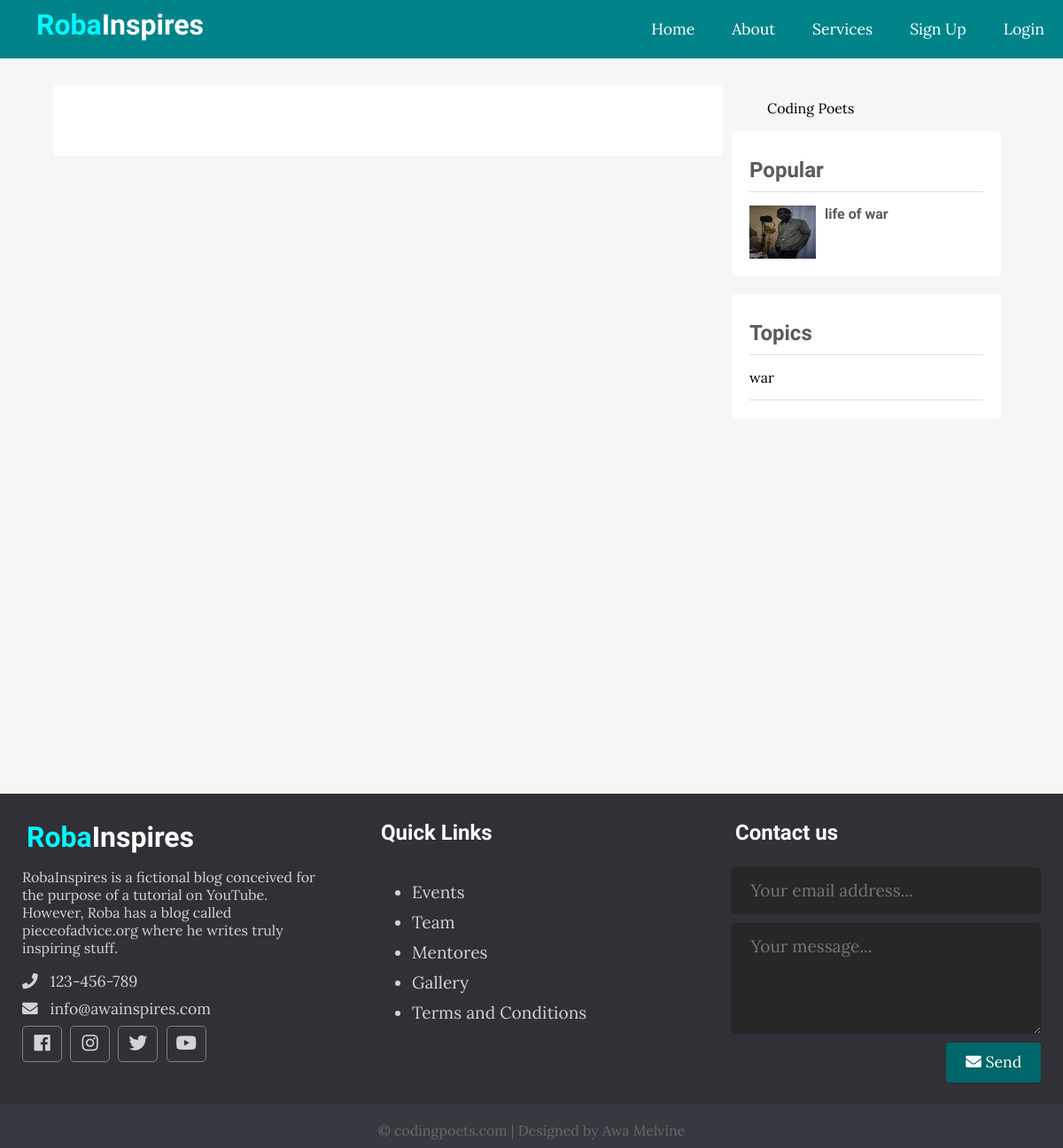
The page /single.php on the database its author committed.
### tables this page shows
CREATE TABLE `post` (
  `id` int(11) NOT NULL,
  `user_id` int(11) NOT NULL,
  `topic_id` int(11) DEFAULT NULL,
  `title` varchar(255) NOT NULL,
  `image` varchar(255) DEFAULT NULL,
  `body` text NOT NULL,
  `publish` tinyint(1) DEFAULT 0,
  `created_at` datetime NOT NULL DEFAULT current_timestamp()
);

CREATE TABLE `topics` (
  `id` int(11) NOT NULL,
  `name` varchar(100) NOT NULL,
  `description` text NOT NULL
);

### app/database/db.php (called while the page is built, shortened)
<?php
require('conn.php');
function executeQuery($sql,$data){
    global $conn;
    $stmt=$conn->prepare($sql);
    $values=array_values($data);
    $types=str_repeat('s',count($values));
    $stmt->bind_param($types,...$values);
    $stmt->execute();
    return $stmt;
}
function selectAll($table,$conditions = []){
global $conn;
$sql="SELECT * FROM  $table";
if (empty($conditions)) {
    $stmt=$conn->prepare($sql);
    $stmt->execute();
    $records=$stmt->get_result()->fetch_all(MYSQLI_ASSOC);
    return $records;
}else {
    $i=0;
    foreach ($conditions as $key => $value) {
        if ($i===0) {
            $sql=$sql . " WHERE $key= ?";
        } else {
            $sql=$sql . " AND $key= ?";
        }
        $i++;
    }
    $stmt=executeQuery($sql,$conditions);
    $records=$stmt->get_result()->fetch_all(MYSQLI_ASSOC);
    return $records;
}
}

### app/controllers/post.php (called while the page is built, shortened)
<?php
include(ROOT_PATH . '/app/database/db.php');
$table='post';
$topics=selectAll('topics');
$posts=selectAll($table);

### single.php (the view, shortened to what this page needs)
<?php
include(ROOT_PATH . '/app/controllers/post.php');
$topics=selectAll('topics');
$posts=selectAll('post',['publish'=>1]);
?>
<!DOCTYPE html>
<html lang="en">
<head>
  <link rel="stylesheet" href="https://use.fontawesome.com/releases/v5.7.2/css/all.css"
>
  <link rel="stylesheet" href="asset/css/style.css">
</head>
<body>
  <?php include(ROOT_PATH . '/app/includes/header.php'); ?>
  <div class="page-wrapper">
    <div class="content clearfix">
      <div class="main-content-wrapper">
        <div class="main-content single">
        </div>
      </div>
      <div class="sidebar single">
        <div class="fb-page" data-href="https://web.facebook.com/codingpoets/" data-small-header="false"
          data-adapt-container-width="true" data-hide-cover="false" data-show-facepile="true">
          <blockquote cite="https://web.facebook.com/codingpoets/" class="fb-xfbml-parse-ignore"><a
              href="https://web.facebook.com/codingpoets/">Coding Poets</a></blockquote>
        </div>
        <div class="section popular">
          <h2 class="section-title">Popular</h2>
        <?php foreach ($posts as $p):?>
          <div class="post clearfix">
            <img src="<?php echo BASE_URL . '/asset/images/' . $p['image']; ?>" alt="">
            <a href="" class="title">
              <h4><?php echo $p['title'];?></h4>
            </a>
          </div>
        <?php endforeach;?>
        </div>
        <div class="section topics">
          <h2 class="section-title">Topics</h2>
          <ul>
             <?php foreach ($topics as  $topic):?>
              <li>
              <a href="<?php echo BASE_URL . '/index.php?t_id=' . $topic['id'] . '&name=' . $topic['name']; ?>">
                <?php echo $topic['name']; ?>
              </a>
              </li>
            <?php endforeach;?>
          </ul>
        </div>
      </div>
    </div>
  </div>
  <?php include("app/includes/footer.php")?>
</body>
</html>

### asset/css/style.css (style rules this page uses)
* { box-sizing: border-box }
html, body { height: 100%; padding: 0px; margin: 0px; background: #f6f6f6; font-family: 'Lora', serif; }
h1, h2, h3, h4, h5, h6 { font-family: 'Candal', serif; color: #5c5b5b; margin: 5px; }
a { text-decoration: none; color: inherit; }
.clearfix::after { content: ''; display: block; clear: both; }
.page-wrapper { min-height: 100%; }
.content { width: 90%; margin: 30px auto 30px; }
.content .main-content { width: 70%; float: left; }
.content .main-content.single { background: white; padding: 20px 50px; font-size: 1.1em; border-radius: 5px; }
.content .popular .post { border-top: 1px solid #e0e0e0; margin-top: 10px; padding-top: 10px; }
.content .popular .post img { height: 60px; width: 75px; float: left; margin-right: 10px; }
.content .sidebar { width: 30%; float: left; }
.content .sidebar.single { padding: 0px 10px; }
.content .sidebar .section { background: white; padding: 20px; border-radius: 5px; margin-bottom: 20px; }
.content .sidebar .section .section-title { margin: 10px 0px 10px 0px; }
.content .sidebar .section.topics ul { margin: 0px; padding: 0px; list-style: none; border-top: 1px solid #e0e0e0; }
.content .sidebar .section.topics ul li a { display: block; padding: 15px 0px 15px 0px; border-bottom: 1px solid #e0e0e0; transition: all 0.3s; }

### rows shown on the page
post: image (picture), title "life of war"
topics: name "war"
